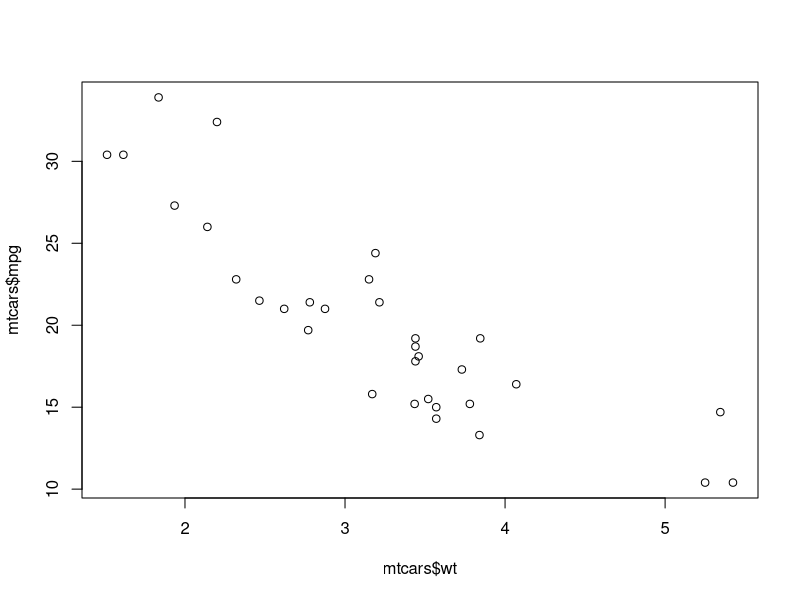
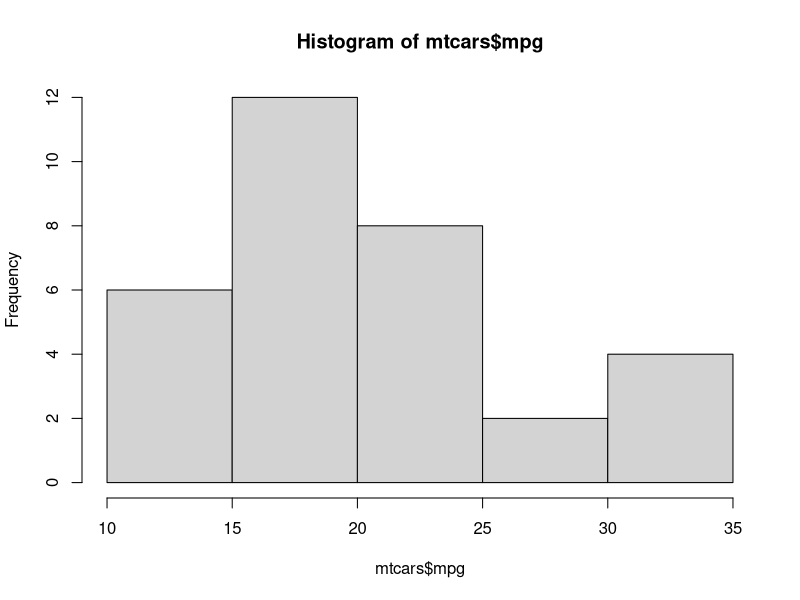

Write the R code that produced these figures, in order.
## ---- chunk 1
knitr::opts_chunk$set(echo = TRUE)
## ---- chunk 2
# randomly sample 25 numbers between 1-100
my_numbers <- sample(1:100, 25)

# describe the dataset with statistics
cat("Descriptive statistics for random numbers \n", 
    my_numbers,  "\n",
    " Mean: ", mean(my_numbers), "\n",
    " Median: ", median(my_numbers), "\n",
    " Standard Deviation: ", sd(my_numbers),"\n",
    " Range: ", range(my_numbers) )
## ---- chunk 3
# create vector
new_vect <- seq(from = 12, to = 36, by = 3)

# take difference between values
diff_vals <- diff(new_vect)

# take the product of values
prod_vals <- prod(new_vect)

# print
cat("Our vector of length: ", length(new_vect), " has a difference of \n",
    " ", diff_vals, " between numbers \n",
    "  and is now a vector of length ", length(diff_vals), "\n",
    "The product of these values is: ", prod_vals, "\n",
    "We can also take the sum: ", sum(new_vect), "or \n",
    " the cumulative sum: ", cumsum(new_vect), "of the vector.")
## ---- chunk 4
# check out mtcars dataset
head(mtcars)
## ---- chunk 5
# create conditional statement (cars with hp above median)
condition1 <- mtcars$hp > median(mtcars$hp)

# use indexing to subset the data based on condition
cars_subset <- mtcars[condition1,]

# calculate new variable and add as new column
power_to_weight_ratio <- cars_subset$hp / cars_subset$wt
cars_subset$pow_wt <- power_to_weight_ratio # new column added 
quantile(cars_subset$pow_wt)
## ---- chunk 6
# subset based on transmission type | am - Transmission (0 = automatic, 1 = manual)
condition2 <- mtcars$am == 1 
cars_subset2 <- mtcars[condition2, ]

# add an extra gear
cars_subset2$gear <- cars_subset2$gear + 1 # update existing column
## ---- chunk 7
# frequency table of different cylinders 
table(mtcars$cyl)

# unique types of cylinders
cat("Unique cyliner categories are: ", unique(mtcars$cyl) )
## ---- chunk 8
# Scatterplot
plot(x = mtcars$wt, y = mtcars$mpg)  
# Histogram 
hist(x = mtcars$mpg)
